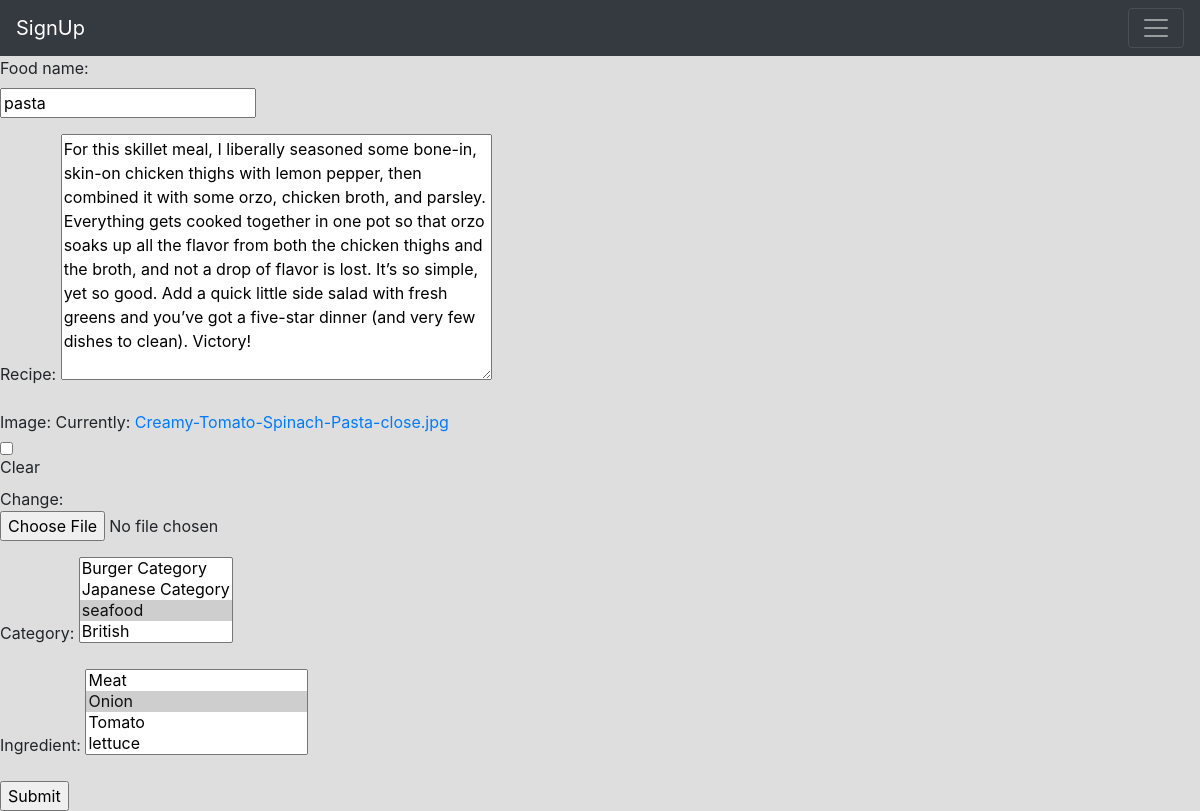
Screenshot of /update_recipe/14 with the database file from the repository.
### Foodiz_app/models.py (models this page shows, shortened)
class Recipe (models.Model):
    food_name = models.CharField(max_length=255)
    recipe = models.TextField()
    image = models.ImageField( blank=True, null=True)
    profile = models.ForeignKey(Profile,on_delete=models.CASCADE,related_name='recipe')
    ingredient = models.ManyToManyField(Ingredient,related_name='Recipe_ingredient')
    category = models.ManyToManyField(Category, related_name='category')

### Foodiz_app/views.py (the view)
# urls.py: path("update_recipe/<int:recipe_id>",update_recipe, name = "update_recipe"),
def update_recipe(request, recipe_id ):
    recipe = Recipe.objects.get(id = recipe_id)
    form = RecipeForm(instance= recipe)
    if request.method == "POST":
        form =RecipeForm(request.POST, request.FILES,instance= recipe)
        if form.is_valid():
            form.save()
            return redirect("get_recipies")
    context = {
        "form" : form,
        "recipe" : recipe
    }
    return render(request, "Update_recipe.html", context)

### Foodiz_app/forms.py
class RecipeForm(forms.ModelForm):
    class Meta:
        model = Recipe
        fields = ['food_name', 'recipe', 'image', 'category','ingredient']

### Foodiz_app/models.py (called while the page is built)
    def __str__(self) :
        return self.ingredient_name

    def __str__(self) :
        return self.category_name

### Foodiz_app/templates/Update_recipe.html (shortened to what this page needs)
{%extends 'base.html' %}
{%block content%}
<form action="{% url 'update_recipe' recipe_id=recipe.id %}" method="POST" enctype="multipart/form-data">
{{form.as_p}}
<input type="submit" name="UPDATE">
{%endblock content%}

### Foodiz_app/static/css/style.css (style rules this page uses)
body { background-color: #dedede; height: 100vh; align-items: center; justify-content: center; }
input { display: block; }

### rows the page displays
Recipe: food_name "pasta", recipe "For this skillet meal, I liberally seasoned some bone-in, skin-on chicken thighs with lemon pepper, then combined it with some orzo, chicken broth, and parsley. Everything gets cooked together in one pot so that orzo soaks up all the flavor from both the chicken thighs and the broth, and not a drop of flavor is lost. It’s so simple, yet so good. Add a quick little side salad with fresh greens and you’ve got a five-star dinner (and very few dishes to clean). Victory!"
